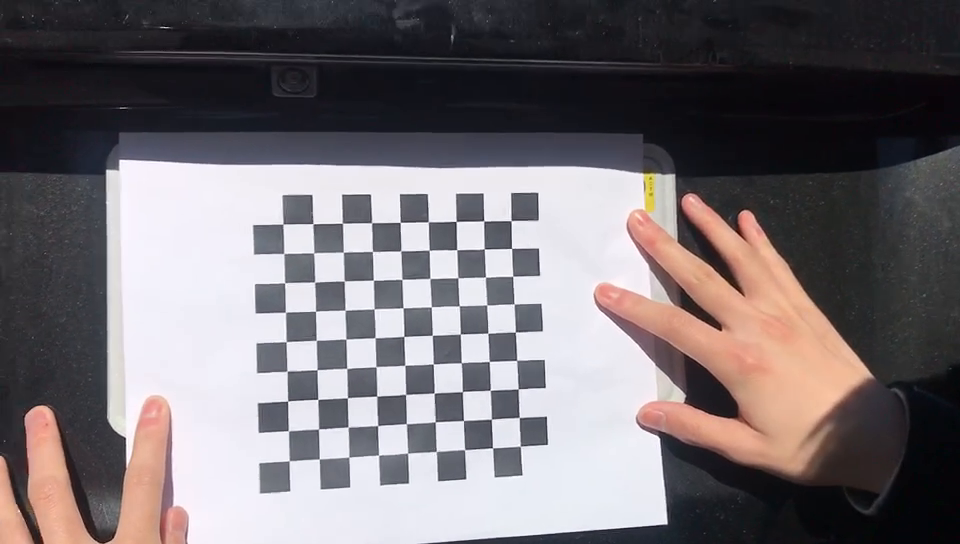
#> input picture frame 46 of Experiment/tools/cb2.mp4, 960 x 544 px, given in place of cb1.mp4, which was not available
$ python extract_image.py
#> lines starting #> are read from the running program, lines starting #| are printed output that depends on the picture; pictures that were not available may be replaced by others from this repository, and a replacement may not be noted
import cv2
import numpy as np
from tabulate import tabulate

class VideoReader:
    def __init__(self, video_dir):
        self.__reader = cv2.VideoCapture(video_dir)

        # video name
        file_name = video_dir.split('/')[-1]
        self.__video_name = file_name.split('.')[0]

        # FPS
        self.__fps = self.__reader.get(cv2.CAP_PROP_FPS)
        # number of frames
        self.__frame_cnt = int(self.__reader.get(cv2.CAP_PROP_FRAME_COUNT))
        # frame size
        self.__frame_size = self.__reader.get(cv2.CAP_PROP_FRAME_WIDTH), self.__reader.get(cv2.CAP_PROP_FRAME_HEIGHT)

        # summary
        print(tabulate([["fps", "frame cnt", "frame size"], [self.__fps, self.__frame_cnt, self.__frame_size]], headers="firstrow", tablefmt="psql"))

    def gen_frames_by_num(self, num_frame, save_dir):
#> called with num_frame = 20, save_dir = './cb_image/cb1/'
        if not isinstance(num_frame, int):
            print(f"Error: invalid parameter {num_frame}, need int")
            return
        n = num_frame
        if num_frame > self.__frame_cnt:
            print(f"required frame number {num_frame} exceeds maximum {int(self.__frame_cnt)}, return all")
            n = self.__frame_cnt
        if num_frame <= 0:
            print(f"not requiring any frame, return all {int(self.__frame_cnt)}")
            n = self.__frame_cnt

        period = int(self.__frame_cnt / n)
        # [9 lines of commented-out code are left out]

        for i in range(1, self.__frame_cnt+1, 1):
            ret, frame = self.__reader.read()
            if i % period == 0:
                cv2.imwrite(f'{save_dir}/{self.__video_name}{int(i//period)}.jpg', frame)
#> this loop made 31 passes
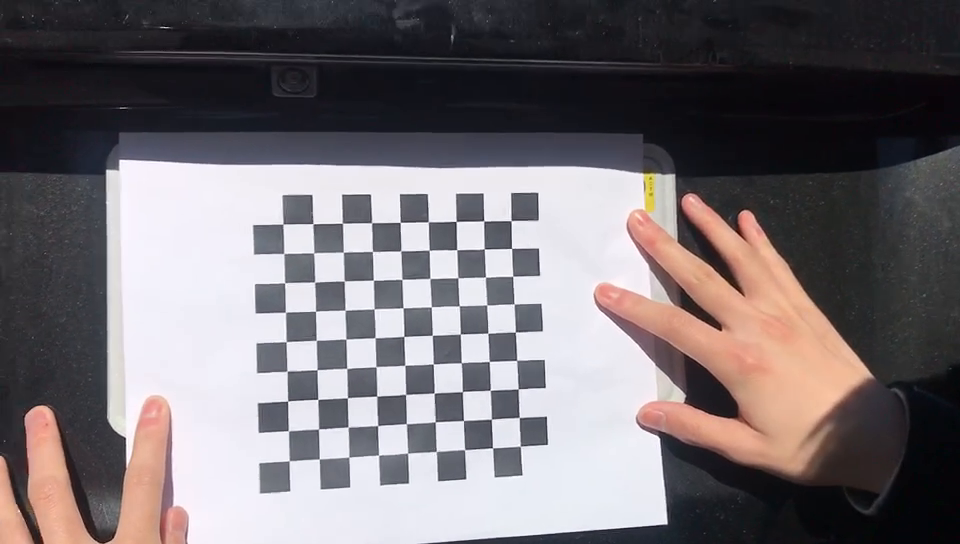
#> input picture frame 46 of Experiment/tools/cb2.mp4, 960 x 544 px, given in place of cb1.mp4, which was not available
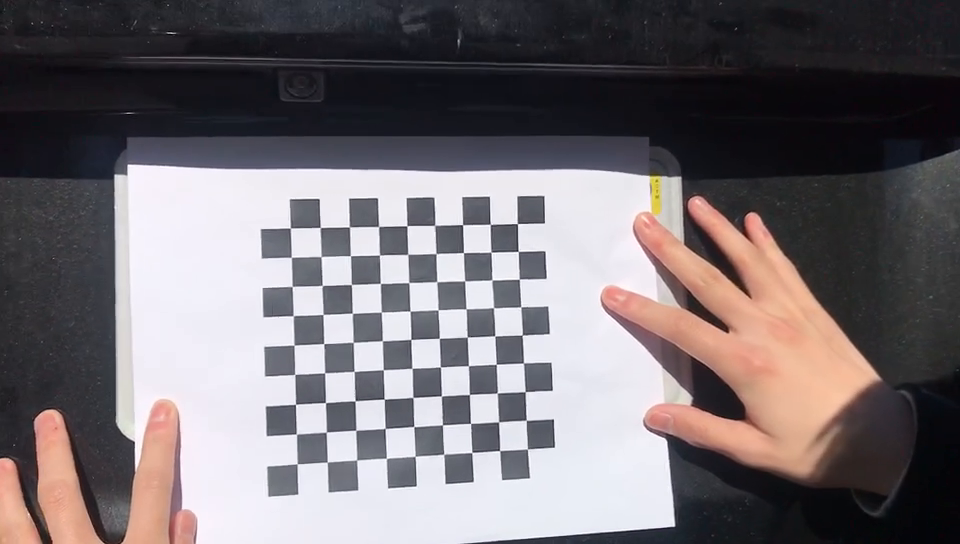
#> input picture frame 47 of Experiment/tools/cb2.mp4, 960 x 544 px, given in place of cb1.mp4, which was not available
#> pass 3, in gen_frames_by_num, `ret, frame = self.__reader.read()`:
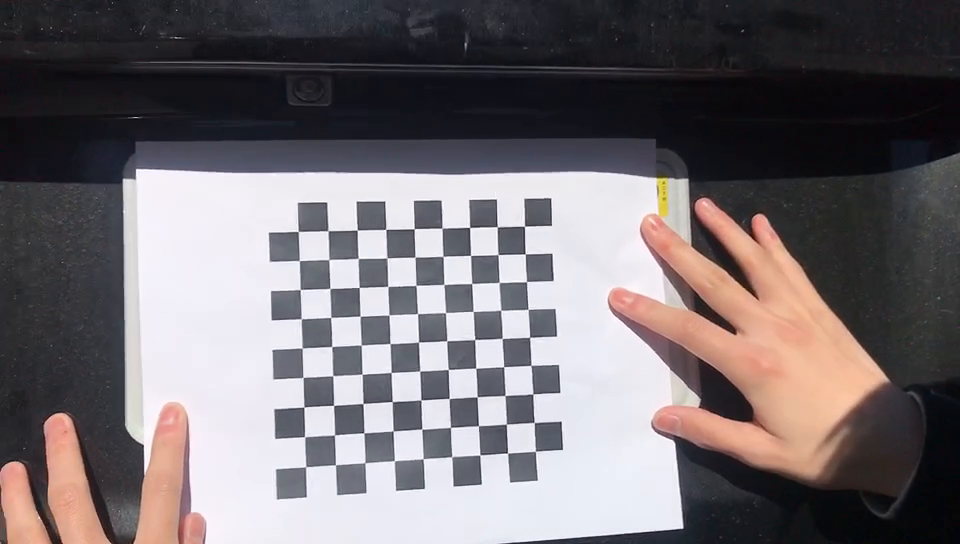
#> frame: shape (544, 960, 3); mean B, G, R 113.5, 110.1, 116.3

        print(f"{n} frames generated in {save_dir}")

    def gen_frames_by_period(self, period, save_dir):
        if not isinstance(period, int):
            print(f"Error: invalid parameter {period}, need int")
            return
        p = period
        if period > self.__frame_cnt:
            print(f"required period {period} exceeds maximum number of frames{int(self.__frame_cnt)}, return the last frame")
            p = self.__frame_cnt
        if period <= 0:
            print(f"required period {period} invalid, return all {int(self.__frame_cnt)} frames")
            p = 1

        # [9 lines of commented-out code are left out]

        for i in range(1, self.__frame_cnt+1, 1):
            ret, frame = self.__reader.read()
            if i % p == 0:
                cv2.imwrite(f'{save_dir}/{self.__video_name}{int(i//p)}.jpg', frame)

        print(f"{int(self.__frame_cnt / p)} frames generated in {save_dir}")

if __name__ == "__main__":
    vr = VideoReader('./cb1.mp4')
    vr.gen_frames_by_num(20, './cb_image/cb1/')

$ run again, starting later in the video
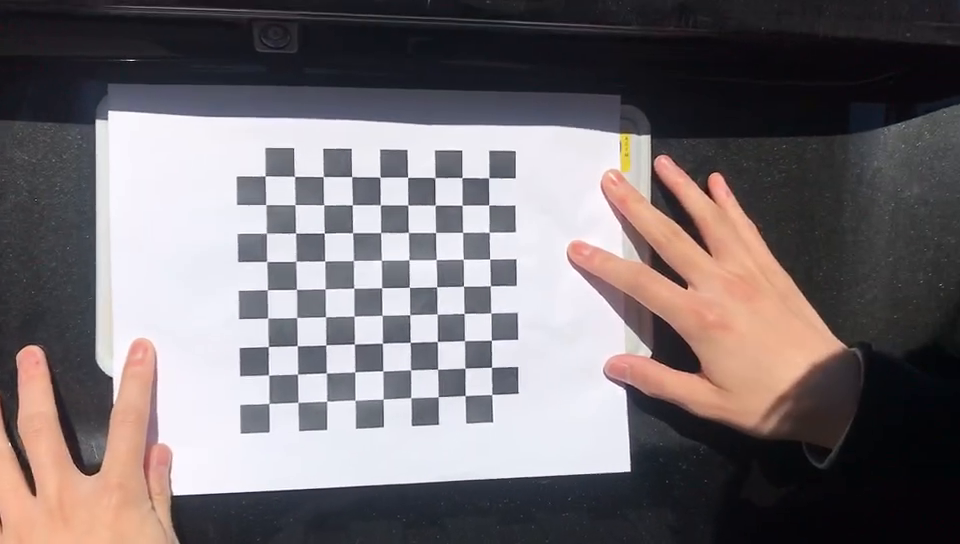
#> input picture frame 211 of Experiment/tools/cb2.mp4, 960 x 544 px, given in place of cb1.mp4, which was not available
#> the loop in gen_frames_by_num, `for i in range(1, self.__frame_cnt+1, 1):` made 31 passes
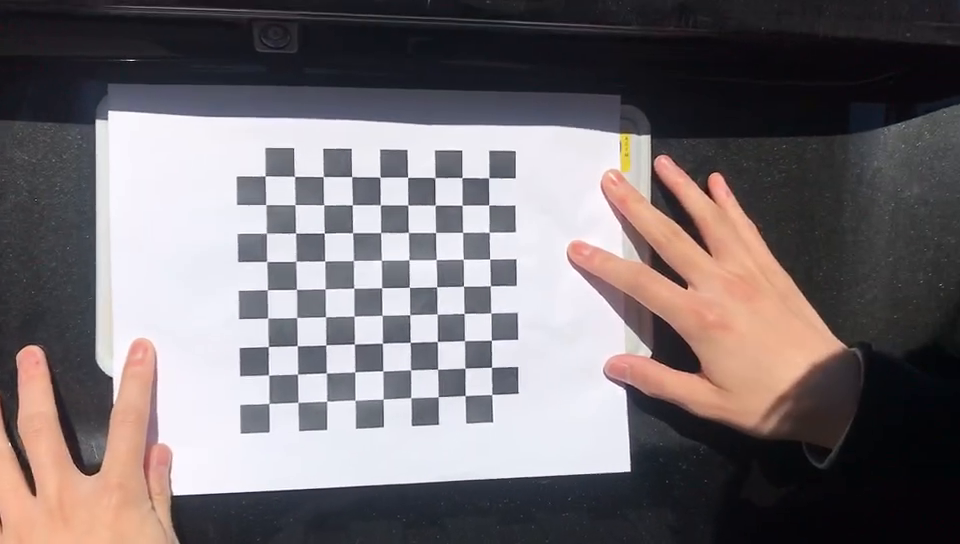
#> input picture frame 211 of Experiment/tools/cb2.mp4, 960 x 544 px, given in place of cb1.mp4, which was not available
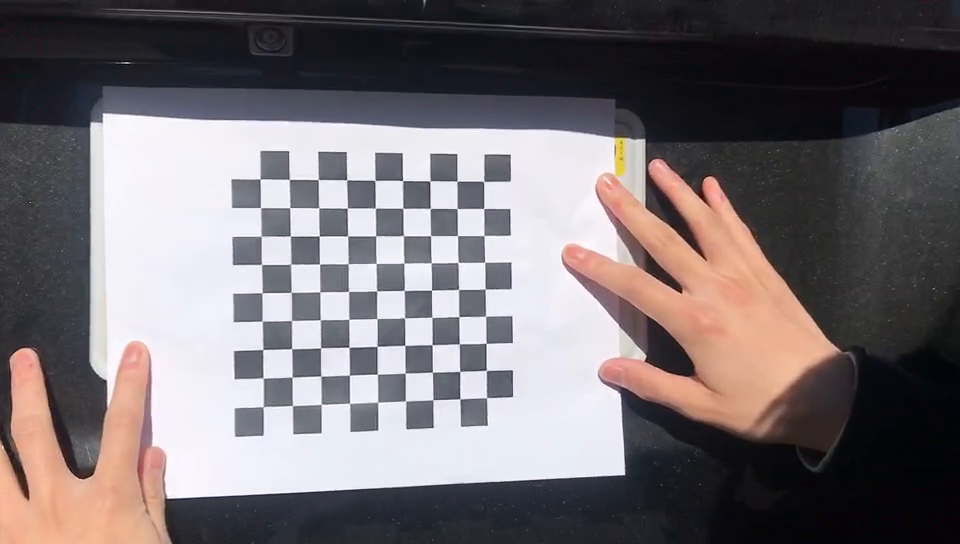
#> input picture frame 212 of Experiment/tools/cb2.mp4, 960 x 544 px, given in place of cb1.mp4, which was not available
#> pass 3, in gen_frames_by_num, `ret, frame = self.__reader.read()`:
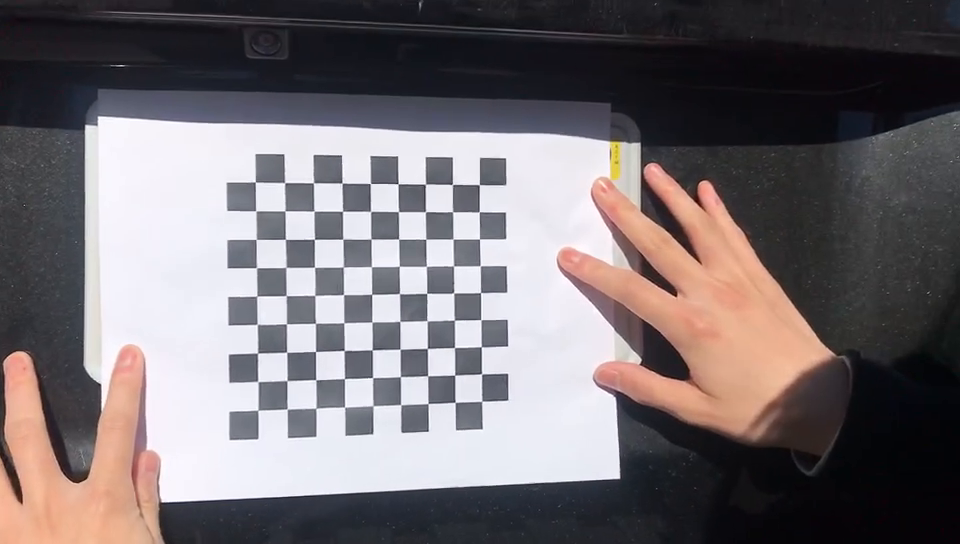
#> frame: shape (544, 960, 3); mean B, G, R 114.1, 111, 117.8

$ run again, starting later in the video
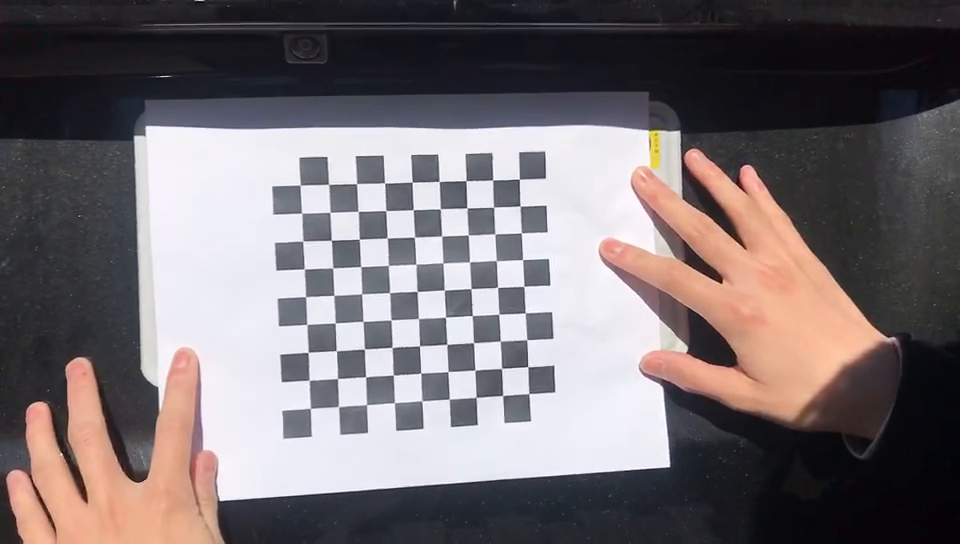
#> input picture frame 375 of Experiment/tools/cb2.mp4, 960 x 544 px, given in place of cb1.mp4, which was not available
#> the loop in gen_frames_by_num, `for i in range(1, self.__frame_cnt+1, 1):` made 31 passes
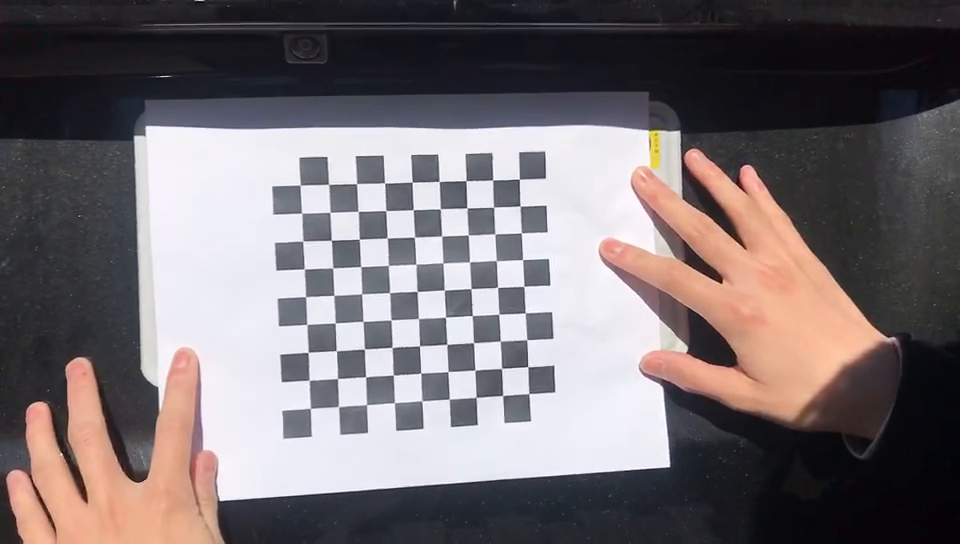
#> input picture frame 375 of Experiment/tools/cb2.mp4, 960 x 544 px, given in place of cb1.mp4, which was not available
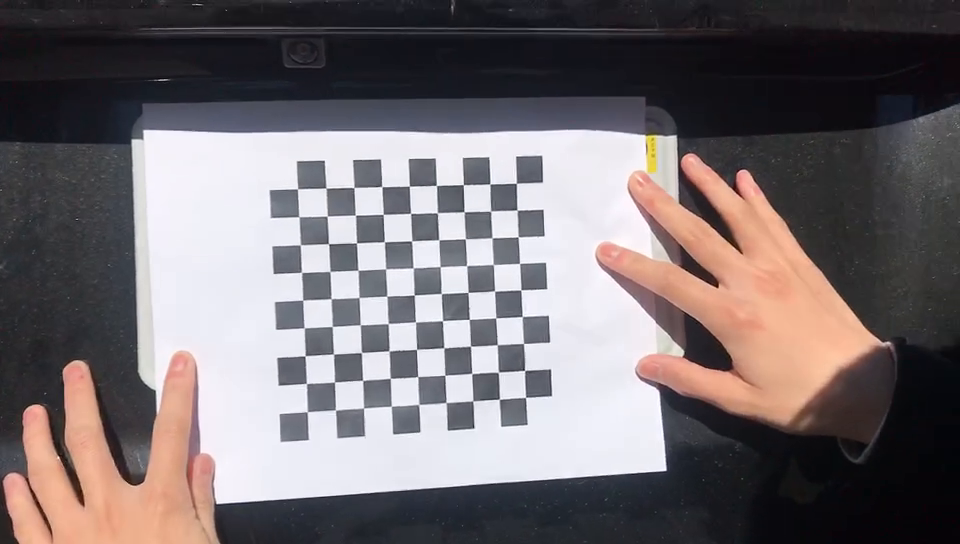
#> input picture frame 376 of Experiment/tools/cb2.mp4, 960 x 544 px, given in place of cb1.mp4, which was not available
#> pass 3, in gen_frames_by_num, `ret, frame = self.__reader.read()`:
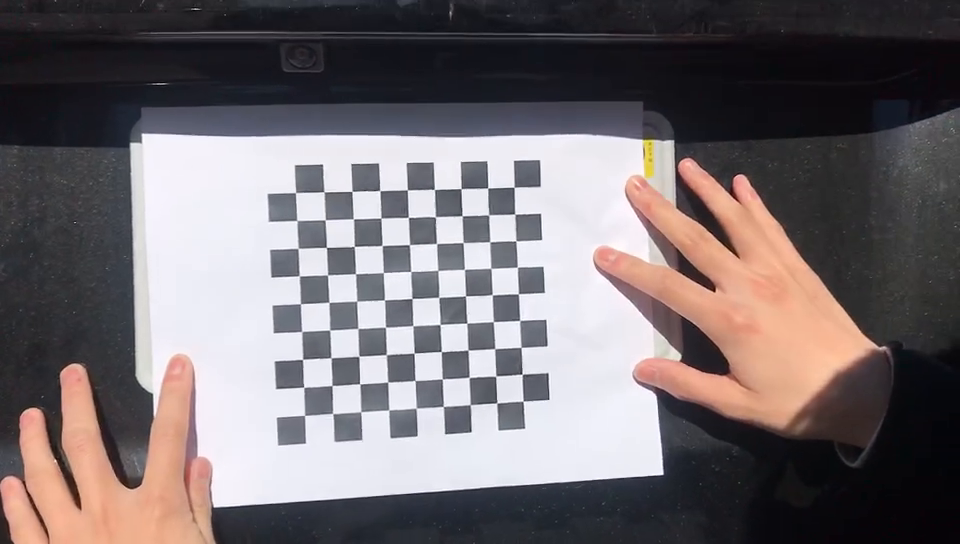
#> frame: shape (544, 960, 3); mean B, G, R 112.2, 109.5, 117
